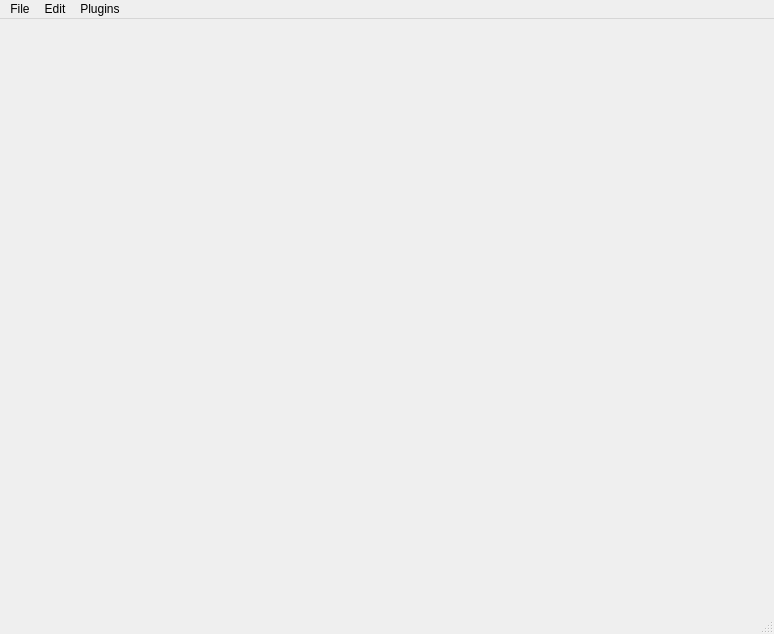
<?xml version="1.0" encoding="UTF-8"?>
<ui version="4.0">
 <class>MainWindow</class>
 <widget class="QMainWindow" name="MainWindow">
  <property name="geometry">
   <rect>
    <x>0</x>
    <y>0</y>
    <width>774</width>
    <height>634</height>
   </rect>
  </property>
  <property name="windowTitle">
   <string>MainWindow</string>
  </property>
  <widget class="QWidget" name="centralwidget">
   <layout class="QVBoxLayout" name="verticalLayout">
    <item>
     <widget class="QStackedWidget" name="stackedWidget">
      <widget class="QWidget" name="page_19"/>
      <widget class="QWidget" name="page_20"/>
     </widget>
    </item>
   </layout>
  </widget>
  <widget class="QMenuBar" name="menubar">
   <property name="geometry">
    <rect>
     <x>0</x>
     <y>0</y>
     <width>774</width>
     <height>26</height>
    </rect>
   </property>
   <widget class="QMenu" name="menuFile">
    <property name="title">
     <string>File</string>
    </property>
    <addaction name="actionOpen_file"/>
    <addaction name="separator"/>
    <addaction name="actionSave_as"/>
    <addaction name="separator"/>
    <addaction name="actionExit"/>
   </widget>
   <widget class="QMenu" name="menuEdit">
    <property name="title">
     <string>Edit</string>
    </property>
   </widget>
   <widget class="QMenu" name="menuPlugins">
    <property name="title">
     <string>Plugins</string>
    </property>
   </widget>
   <addaction name="menuFile"/>
   <addaction name="menuEdit"/>
   <addaction name="menuPlugins"/>
  </widget>
  <widget class="QStatusBar" name="statusbar"/>
  <action name="actionExit">
   <property name="text">
    <string>Exit</string>
   </property>
  </action>
  <action name="actionSave_as">
   <property name="text">
    <string>Save as</string>
   </property>
  </action>
  <action name="actionOpen">
   <property name="text">
    <string>Open Image</string>
   </property>
  </action>
  <action name="actionOpen_Image">
   <property name="text">
    <string>Open Image</string>
   </property>
  </action>
  <action name="actionOpen_file">
   <property name="text">
    <string>Open file</string>
   </property>
  </action>
  <action name="actionAdd_Plagin">
   <property name="text">
    <string>Add Plagin</string>
   </property>
  </action>
 </widget>
 <resources/>
 <connections/>
</ui>
